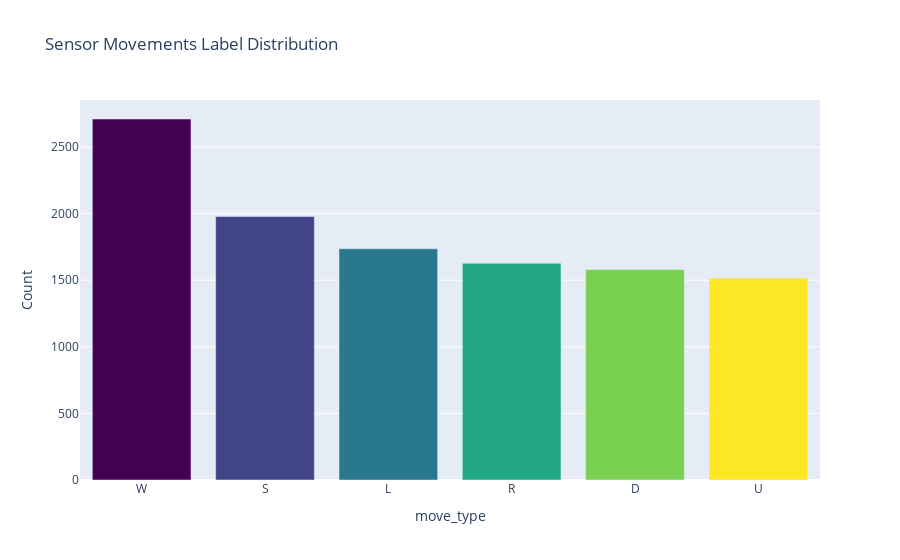

The notebook cell this image was saved under:
### Markdown cell above
### Sensor Movement Type Labels Distribution

### Code cell
# Create label
label_data = merged_df.copy()
label = label_data.pop('move_type')

# Plotting data
label_counts = label.value_counts()

# Get colors
n = label_counts.shape[0]
colormap = get_cmap('viridis')
colors = [rgb2hex(colormap(col)) for col in np.arange(0, 1.01, 1/(n-1))]

# Create plot
data = go.Bar(x = label_counts.index,
y = label_counts,
marker = dict(color = colors))
layout = go.Layout(title = 'Sensor Movements Label Distribution',
xaxis = dict(title = 'move_type'),
yaxis = dict(title = 'Count'))
fig = go.Figure(data=[data], layout=layout)
iplot(fig)

### Figure 1 — Plotly figure (JSON) as saved in the notebook; plotly's stock layout.template omitted (floating-point values rounded to 4 significant figures)
{"data": [{"marker": {"color": ["#440154", "#414487", "#2a788e", "#22a884", "#7ad151", "#fde725"]}, "type": "bar", "x": ["W", "S", "L", "R", "D", "U"], "y": [2710, 1978, 1736, 1627, 1580, 1515]}], "layout": {"title": {"text": "Sensor Movements Label Distribution"}, "xaxis": {"title": {"text": "move_type"}}, "yaxis": {"title": {"text": "Count"}}}}
